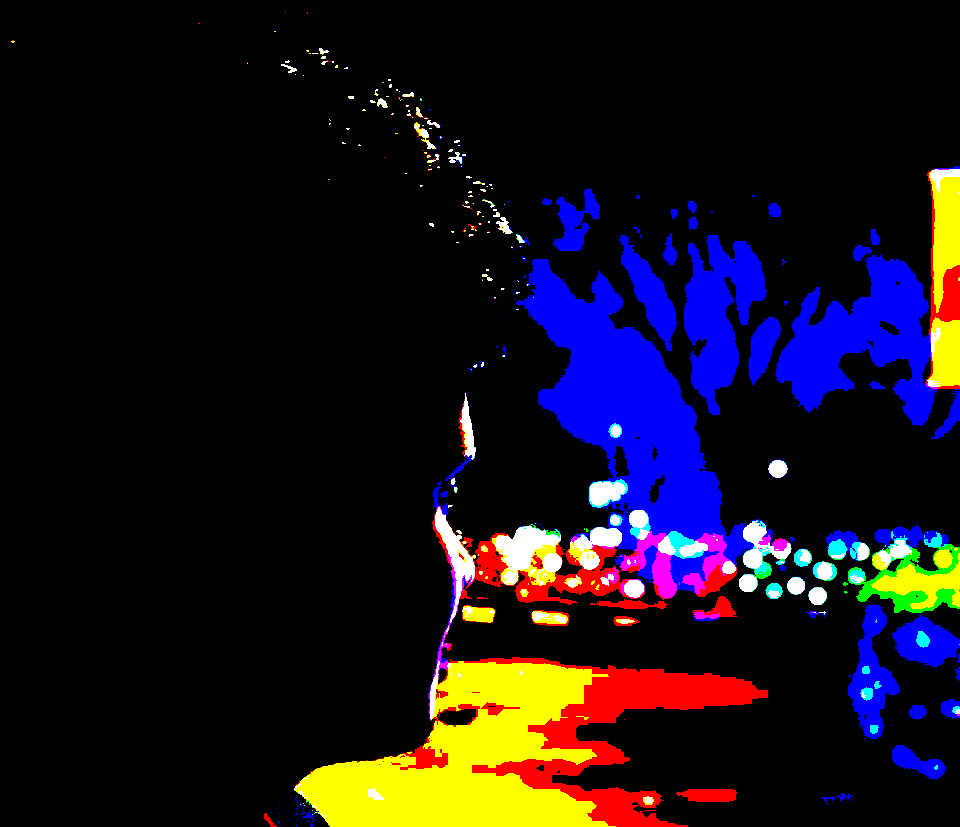
#> input picture ahish-temp/me3.png, 960 x 827 px
$ python imgtoverilog.py
#> lines starting #> are read from the running program, lines starting #| are printed output that depends on the picture
from PIL import Image

def scale(x):

    new = []
    for i in x:
        # print(i)
        if (i > 255/2):
            new += [1]
        else:
            new += [0]
    return new

def get_condition(x):

    cond = ''

    for i in range(len(x)):
        flag = 0
        start = 0
        end = 0
        for j in range(len(x[i])):

            if (flag == 0 and x[i][j]):
                start = j
                end = j
                flag = 1
            elif (flag == 1 and x[i][j]):
                end = j
            elif (flag == 1 and (not x[i][j])):
                end = j
                flag = 0
                cond += "| (pix_x >= "+str(start)+" & pix_x <= "+str(end)+" & pix_y == "+str(i)+")"

        if x[i][-1] == 1:
            cond += "| (pix_x >= "+str(start)+" & pix_x <= "+str(end)+" & pix_y == "+str(i)+")"

            #if x[i][j]:
                #cond += "| (pix_x == "+str(j)+" & pix_y == "+str(i) + ")"
    cond = cond.lstrip("|")
    return cond

img = Image.open("me3.png")
#> img is the input picture: PIL image 960x827 RGB; mean R, G, B 24.2, 17.4, 27.1
img = img.resize((592, 444))
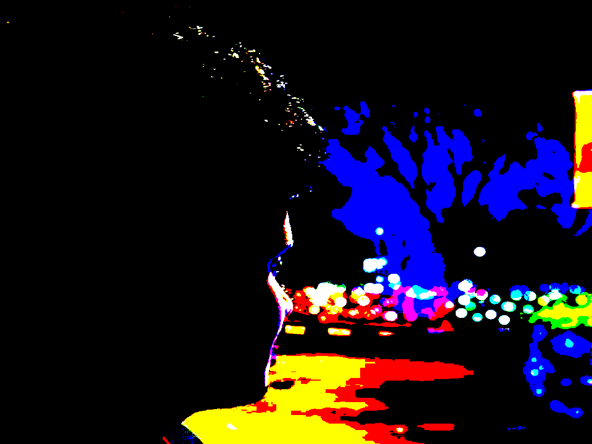
#> img: PIL image 592x444 RGB; mean R, G, B 24.2, 17.5, 27.1

pix_r = (list(img.getdata(0)))
#> pix_r = 262848 items
pix_g = scale(list(img.getdata(1)))
#> the loop in scale, `for i in x:` made 262848 passes
#> new on passes 1 to 12: [0], [0, 0], [0, 0, 0], [0, 0, 0, 0], [0, 0, 0, 0, 0], [0, 0, 0, 0, 0, 0], [0, 0, 0, 0, 0, 0, 0], [0, 0, 0, 0, 0, 0, 0, 0], [0, 0, 0, 0, 0, 0, 0, 0, 0], [0, 0, 0, 0, 0, 0, 0, 0, 0, 0], [0, 0, 0, 0, 0, 0, 0, 0, 0, 0, 0], [0, 0, 0, 0, 0, 0, 0, 0, 0, 0, 0, 0]
#> pix_g = 262848 items
pix_b = scale(list(img.getdata(2)))
#> the loop in scale (call 2), `for i in x:` made 262848 passes
#> pix_b = 262848 items
# pix_r = scale(pix_r)
# print(list(img.getdata()))

width, height = img.size
#> width = 592; height = 444
pix_r = [pix_r[i * width:(i + 1) * width] for i in range(height)]
#> pix_r = 444 items
pix_g = [pix_g[i * width:(i + 1) * width] for i in range(height)]
#> pix_g = 444 items
pix_b = [pix_b[i * width:(i + 1) * width] for i in range(height)]
#> pix_b = 444 items

# [7 lines of commented-out code are left out]
cond_r = get_condition(pix_r)
cond_g = get_condition(pix_g)
#> the loop in get_condition (call 2), `for i in range(len(x)):` made 444 passes
cond_b = get_condition(pix_b)

#> (the run stopped early here; a loop or call above may not have finished)

$ run again, with ahish-temp/me2.png copied over ahish-temp/me3.png
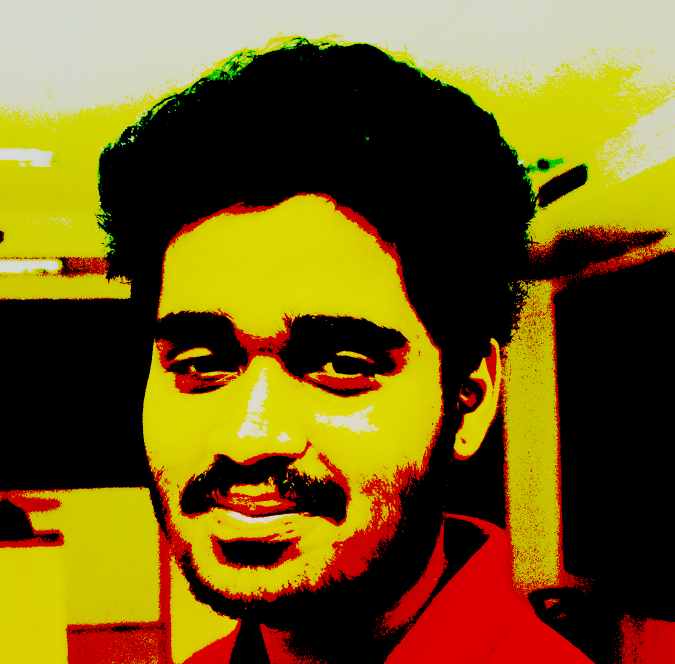
#> input picture ahish-temp/me2.png, 1349 x 1328 px (shown at 1/2 size)
#> img is the input picture: PIL image 1349x1328 RGB; mean R, G, B 116, 93.5, 25.3
#> `img = img.resize((592, 444))`:
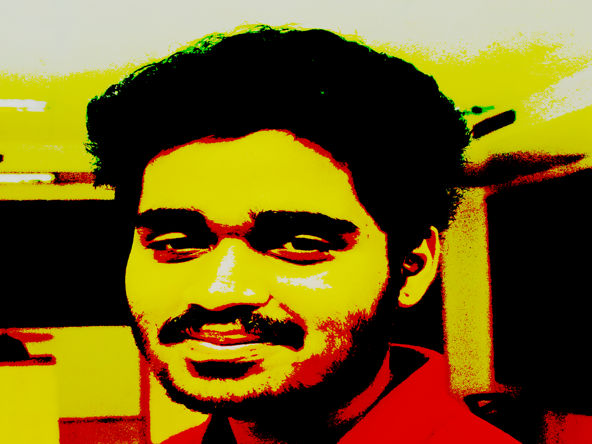
#> img: PIL image 592x444 RGB; mean R, G, B 116.2, 93.6, 25.4
#> `pix_r = (list(img.getdata(0)))`: pix_r = 262848 items
#> the loop in scale, `for i in x:` made 262848 passes
#> new on passes 1 to 8: [1], [1, 1], [1, 1, 1], [1, 1, 1, 1], [1, 1, 1, 1, 1], [1, 1, 1, 1, 1, 1], [1, 1, 1, 1, 1, 1, 1], [1, 1, 1, 1, 1, 1, 1, 1]
#> the loop in scale (call 2), `for i in x:` made 262848 passes
#> (i, new) on passes 1 to 8: (204, [1]), (203, [1, 1]), (203, [1, 1, 1]), (204, [1, 1, 1, 1]), (203, [1, 1, 1, 1, 1]), (204, [1, 1, 1, 1, 1, 1]), (204, [1, 1, 1, 1, 1, 1, 1]), (203, [1, 1, 1, 1, 1, 1, 1, 1])
#> `pix_r = [pix_r[i * width:(i + 1) * width] for i in range(height)]`: pix_r = 444 items
#> the loop in get_condition (call 2), `for i in range(len(x)):` made 444 passes

$ run again, with ahish-temp/me.png copied over ahish-temp/me3.png
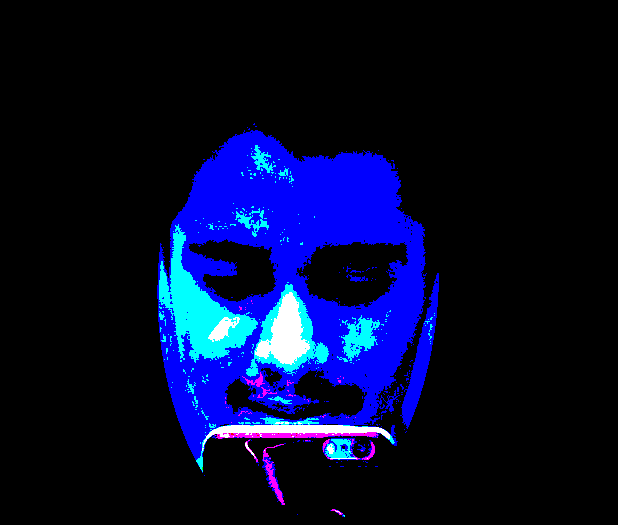
#> input picture ahish-temp/me.png, 618 x 525 px
#> img is the input picture: PIL image 618x525 RGB; mean R, G, B 4.1, 10.6, 46.6
#> `img = img.resize((592, 444))`:
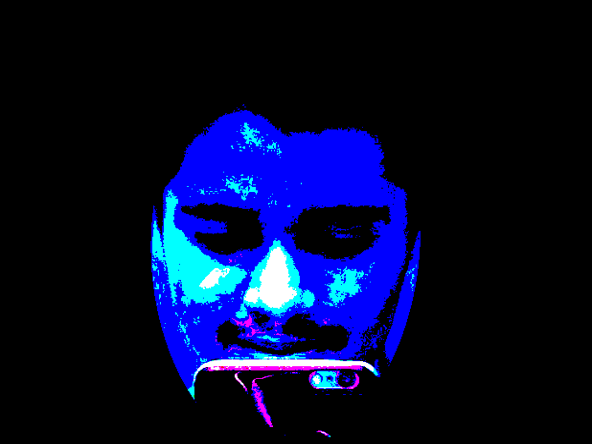
#> img: PIL image 592x444 RGB; mean R, G, B 4.2, 10.6, 46.6
#> `pix_r = (list(img.getdata(0)))`: pix_r = 262848 items
#> the loop in scale, `for i in x:` made 262848 passes
#> new on passes 1 to 8: [0], [0, 0], [0, 0, 0], [0, 0, 0, 0], [0, 0, 0, 0, 0], [0, 0, 0, 0, 0, 0], [0, 0, 0, 0, 0, 0, 0], [0, 0, 0, 0, 0, 0, 0, 0]
#> the loop in scale (call 2), `for i in x:` made 262848 passes
#> `pix_r = [pix_r[i * width:(i + 1) * width] for i in range(height)]`: pix_r = 444 items
